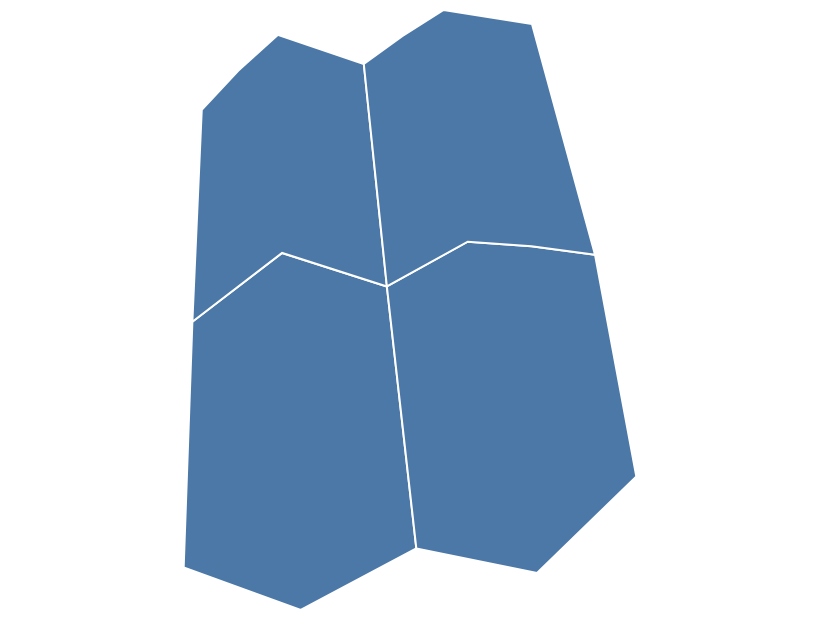

Describe this chart as a Vega-Lite specification.
### Vega-Lite specification from a JSON file in a GitHub repository (floating-point values rounded to 4 significant figures)
{"$schema": "https://vega.github.io/schema/vega-lite/v6.json", "padding": 5, "autosize": "none", "width": 400, "height": 300, "data": {"values": {"type": "FeatureCollection", "features": [{"type": "Feature", "properties": {"name": "west", "value": 3, "cat": "a"}, "geometry": {"type": "Polygon", "coordinates": [[[-11, 48], [-2, 52], [9, 50], [10, 36], [0, 33], [-10, 35], [-11, 48]]]}}, {"type": "Feature", "properties": {"name": "east", "value": 5, "cat": "b"}, "geometry": {"type": "Polygon", "coordinates": [[[9, 50], [18, 52], [31, 50], [30, 38], [20, 34], [10, 36], [9, 50]]]}}, {"type": "Feature", "properties": {"name": "north-west", "value": 2, "cat": "a"}, "geometry": {"type": "Polygon", "coordinates": [[[-12, 60], [-3, 65], [8, 63], [9, 50], [-2, 52], [-11, 48], [-12, 60]]]}}, {"type": "Feature", "properties": {"name": "north-east", "value": 8, "cat": "b"}, "geometry": {"type": "Polygon", "coordinates": [[[8, 63], [19, 66], [30, 64], [31, 50], [18, 52], [9, 50], [8, 63]]]}}]}, "format": {"property": "features"}}, "projection": {"type": "conicEqualArea"}, "mark": {"type": "geoshape", "fill": "#4c78a8", "stroke": "white"}}
